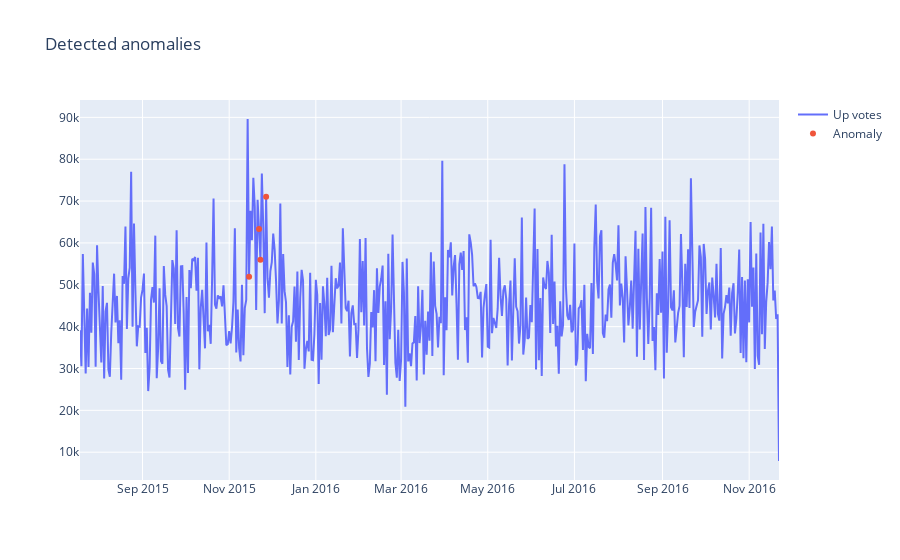

Notebook cell for this chart:
### Code cell
fig = go.Figure()
fig.add_trace(go.Scatter(x=test_score_df['date_created'], y=scaler.inverse_transform(test_score_df['up_votes']), name='Up votes'))
fig.add_trace(go.Scatter(x=anomalies['date_created'], y=scaler.inverse_transform(anomalies['up_votes']), mode='markers', name='Anomaly'))
fig.update_layout(showlegend=True, title='Detected anomalies')
fig.show()

fig.write_image('LSTM-Anomalies.png');

### Figure 1 — Plotly figure (JSON) as saved in the notebook; plotly's stock layout.template omitted (floating-point values rounded to 4 significant figures; data arrays with more than 128 entries replaced by an {"elided": "..."} marker saying what was removed)
{"data": [{"name": "Up votes", "type": "scatter", "x": {"elided": "493 str values"}, "y": {"elided": "493 float values"}}, {"mode": "markers", "name": "Anomaly", "type": "scatter", "x": ["2015-11-15T00:00:00", "2015-11-22T00:00:00", "2015-11-23T00:00:00", "2015-11-27T00:00:00"], "y": [51923, 63320, 55998, 71052]}], "layout": {"showlegend": true, "title": {"text": "Detected anomalies"}}}
